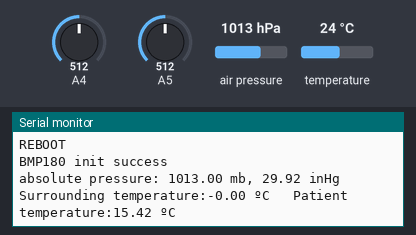
The sketch below on a simulated Arduino Mega 2560, built with avr-gcc and run on an emulated ATmega2560. Parts: the last lines printed to the serial monitor. The inputs (shaded band) are chosen by the test bench; at power-on: A5 = 512, air pressure 1013 hPa, A4 = 512, temperature 24 °C.

Above: at 1.2 s.
1.3 s: A5 set to 306
At 1.8 s:
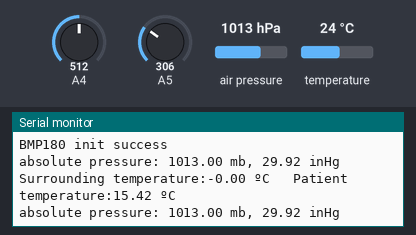
5.0 s: air pressure set to 952 hPa
At 6.21 s:
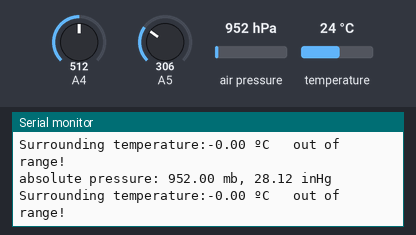
6.5 s: A4 set to 90
At 7.9 s:
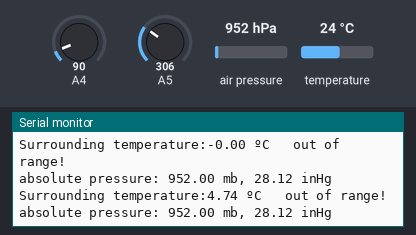
11.0 s: air pressure set to 975 hPa
At 12.1 s:
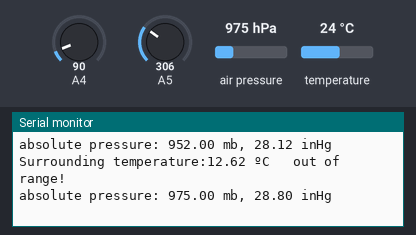
12.5 s: A4 set to 110
At 13.3 s:
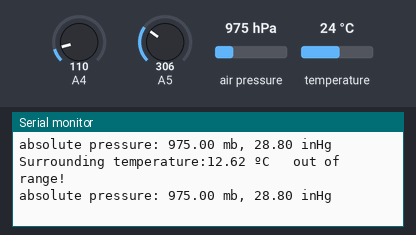
14.0 s: A5 set to 716
At 15.4 s:
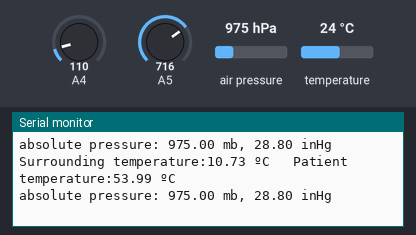
Timing chart, 0 to 17.0 s (numbered marks = the images above; inputs shaded):
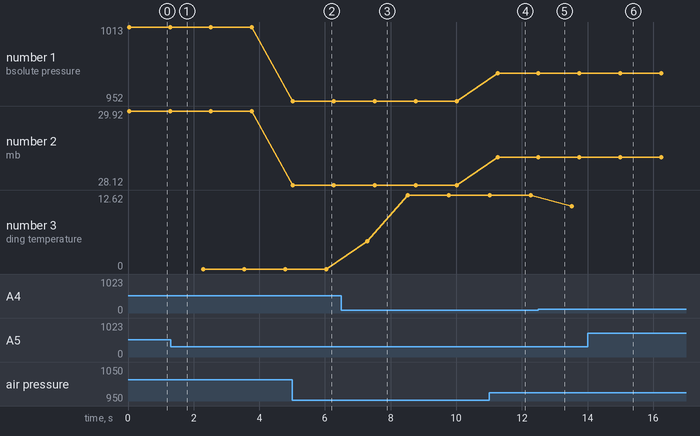

Measured:
- after the input at 5.0 s, the serial monitor: prints a new line at once (image 2)
- after the input at 6.5 s, the serial monitor: prints a new line after 0.78 s (image 3)
- after the input at 11.0 s, the serial monitor: prints a new line after 0.26 s (image 4)
- after the input at 14.0 s, the serial monitor: prints a new line after 0.77 s (image 6)
- plotted number 1: 1013 → 952 after the input at 5.0 s, 952 → 975 after the input at 11.0 s
- plotted number 2: 29.92 → 28.12 after the input at 5.0 s, 28.12 → 28.8 after the input at 11.0 s
- plotted number 3: 0 → 12.62 after the input at 6.5 s, 12.62 → 10.73 after the input at 12.5 s

The sketch:

PressaoTemperatura.ino
```cpp
#include <SFE_BMP180.h>
#include <Wire.h>
#include <math.h>

// You will need to create an SFE_BMP180 object, here called "pressure":

SFE_BMP180 pressure;

#define ALTITUDE 1655.0 // Altitude of SparkFun's HQ in Boulder, CO. in meters
#define SUR_TEMP_PIN 36 // Analog input pin connect to temperature sensor SUR pin
#define OBJ_TEMP_PIN 37 // Analog input pin connect to temperature sensor OBJ pin
float temp_calibration = 0;     //this parameter was used to calibrate the temperature
//float objt_calibration=0.000; //this parameter was used to calibrate the object temperature
float temperature_range = 10;  //we make a map of temperature-voltage according to sensor datasheet. 10 is the temperature step when sensor and
//object distance is 9CM.
float offset_vol = 0;      //this parameter was used to set the mid level voltage,when put the sensor in normal environment after 10 min,
//the sensor output 0.For example,the surrounding temperature is 29℃，but the result is 27℃ via the sensor,
//you should set the reerence to 0.520 or more,according to your sensor to change.
//the unit is V
float tempValue = 0;
float objtValue = 0;
float current_temp = 0;
float temp = 0;
float temp1 = 0;
float temp2 = 0;
unsigned int temp3 = 0;
const float reference_vol = 0.500;
unsigned char clear_num = 0; //when use lcd to display
float R = 0;
float voltage = 0;


long res[100] = { //Tabel of R-T characteristics from datasheet
  318300, 302903, 288329, 274533, 261471, 249100, 237381, 226276, 215750, 205768,
  196300, 187316, 178788, 170691, 163002, 155700, 148766, 142183, 135936, 130012,
  124400, 119038, 113928, 109059, 104420, 100000, 95788, 91775, 87950, 84305,
  80830, 77517, 74357, 71342, 68466, 65720, 63098, 60595, 58202, 55916,
  53730, 51645, 49652, 47746, 45924, 44180, 42511, 40912, 39380, 37910,
  36500, 35155, 33866, 32631, 31446, 30311, 29222, 28177, 27175, 26213,
  25290, 24403, 23554, 22738, 21955, 21202, 20479, 19783, 19115, 18472,
  17260, 16688, 16138, 15608, 15098, 14608, 14135, 13680, 13242, 12819,
  12412, 12020, 11642, 11278, 10926, 10587, 10260, 9945, 9641, 9347,
  9063, 8789, 8525, 8270, 8023, 7785, 7555, 7333, 7118, 6911
};

float obj [13][12] = { //Tabel of typical output voltages from datasheet
  /*0*/             { 0, -0.274, -0.58, -0.922, -1.301, -1.721, -2.183, -2.691, -3.247, -3.854, -4.516, -5.236}, //
  /*1*/             { 0.271, 0, -0.303, -0.642, -1.018, -1.434, -1.894, -2.398, -2.951, -3.556, -4.215, -4.931}, //→surrounding temperature,from -10,0,10,...100
  /*2*/             { 0.567, 0.3, 0, -0.335, -0.708, -1.121, -1.577, -2.078, -2.628, -3.229, -3.884, -4.597}, //↓object temperature,from -10,0,10,...110
  /*3*/             { 0.891, 0.628, 0.331, 0, -0.369, -0.778, -1.23, -1.728, -2.274, -2.871, -3.523, -4.232},
  /*4*/             { 1.244, 0.985, 0.692, 0.365, 0, -0.405, -0.853, -1.347, -1.889, -2.482, -3.13, -3.835},
  /*5*/             { 1.628, 1.372, 1.084, 0.761, 0.401, 0, -0.444, -0.933, -1.47, -2.059, -2.702, -3.403},
  /*6*/             { 2.043, 1.792, 1.509, 1.191, 0.835, 0.439, 0, -0.484, -1.017, -1.601, -2.24, -2.936},
  /*7*/             { 2.491, 2.246, 1.968, 1.655, 1.304, 0.913, 0.479, 0, -0.528, -1.107, -1.74, -2.431},
  /*8*/             { 2.975, 2.735, 2.462, 2.155, 1.809, 1.424, 0.996, 0.522, 0, -0.573, -1.201, -1.887},
  /*9*/             { 3.495, 3.261, 2.994, 2.692, 2.353, 1.974, 1.552, 1.084, 0.568, 0, -0.622, -1.301},
  /*10*/            { 4.053, 3.825, 3.565, 3.27, 2.937, 2.564, 2.148, 1.687, 1.177, 0.616, 0, -0.673},
  /*11*/            { 4.651, 4.43, 4.177, 3.888, 3.562, 3.196, 2.787, 2.332, 1.829, 1.275, 0.666, 0},
  /*12*/            { 5.29, 5.076, 4.83, 4.549, 4.231, 3.872, 3.47, 3.023, 2.527, 1.98, 1.379, 0.72}
};
void setup()
{
  Serial.begin(9600); // initialize serial communications at 9600 bps
  Serial.println("REBOOT");

  // Initialize the sensor (it is important to get calibration values stored on the device).

  if (pressure.begin())
    Serial.println("BMP180 init success");
  else
  {
    // Oops, something went wrong, this is usually a connection problem,
    // see the comments at the top of this sketch for the proper connections.

    Serial.println("BMP180 init fail\n\n");
    while(1); // Pause forever.
  }
}
void loop()
{
  char status;
  double T,P,p0,a;

  // Loop here getting pressure readings every 10 seconds.

  // If you want sea-level-compensated pressure, as used in weather reports,
  // you will need to know the altitude at which your measurements are taken.
  // We're using a constant called ALTITUDE in this sketch:

  //Serial.println();
  //Serial.print("provided altitude: ");
  //Serial.print(ALTITUDE,0);
  //Serial.print(" meters, ");
  //Serial.print(ALTITUDE*3.28084,0);
  //Serial.println(" feet");

  // If you want to measure altitude, and not pressure, you will instead need
  // to provide a known baseline pressure. This is shown at the end of the sketch.

  // You must first get a temperature measurement to perform a pressure reading.

  // Start a temperature measurement:
  // If request is successful, the number of ms to wait is returned.
  // If request is unsuccessful, 0 is returned.

  status = pressure.startTemperature();
  if (status != 0)
  {
    // Wait for the measurement to complete:
    delay(status);

    // Retrieve the completed temperature measurement:
    // Note that the measurement is stored in the variable T.
    // Function returns 1 if successful, 0 if failure.

    status = pressure.getTemperature(T);
    if (status != 0)
    {
      // Print out the measurement:
      //Serial.print("temperature: ");
      //Serial.print(T,2);
      //Serial.print(" deg C, ");
      //Serial.print((9.0/5.0)*T+32.0,2);
      //Serial.println(" deg F");

      // Start a pressure measurement:
      // The parameter is the oversampling setting, from 0 to 3 (highest res, longest wait).
      // If request is successful, the number of ms to wait is returned.
      // If request is unsuccessful, 0 is returned.

      status = pressure.startPressure(3);
      if (status != 0)
      {
        // Wait for the measurement to complete:
        delay(status);

        // Retrieve the completed pressure measurement:
        // Note that the measurement is stored in the variable P.
        // Note also that the function requires the previous temperature measurement (T).
        // (If temperature is stable, you can do one temperature measurement for a number of pressure measurements.)
        // Function returns 1 if successful, 0 if failure.

        status = pressure.getPressure(P,T);
        if (status != 0)
        {
          // Print out the measurement:
          Serial.print("absolute pressure: ");
          Serial.print(P,2);
          Serial.print(" mb, ");
          Serial.print(P*0.0295333727,2);
          Serial.println(" inHg");

          // The pressure sensor returns abolute pressure, which varies with altitude.
          // To remove the effects of altitude, use the sealevel function and your current altitude.
          // This number is commonly used in weather reports.
          // Parameters: P = absolute pressure in mb, ALTITUDE = current altitude in m.
          // Result: p0 = sea-level compensated pressure in mb

          //p0 = pressure.sealevel(P,ALTITUDE); // we're at 1655 meters (Boulder, CO)
          //Serial.print("relative (sea-level) pressure: ");
          //Serial.print(p0,2);
          //Serial.print(" mb, ");
          //Serial.print(p0*0.0295333727,2);
          //Serial.println(" inHg");

          // On the other hand, if you want to determine your altitude from the pressure reading,
          // use the altitude function along with a baseline pressure (sea-level or other).
          // Parameters: P = absolute pressure in mb, p0 = baseline pressure in mb.
          // Result: a = altitude in m.

          //a = pressure.altitude(P,p0);
          //Serial.print("computed altitude: ");
          //Serial.print(a,0);
          //Serial.print(" meters, ");
          //Serial.print(a*3.28084,0);
          //Serial.println(" feet");
        }
        else Serial.println("error retrieving pressure measurement\n");
      }
      else Serial.println("error starting pressure measurement\n");
    }
    else Serial.println("error retrieving temperature measurement\n");
  }
  else Serial.println("error starting temperature measurement\n");

  measureSurTemp();//measure the Surrounding temperature around the sensor
  measureObjectTemp();//measure the object temperature

  delay(100);  // Pause for 5 seconds.
}

float binSearch(long x)// this function used for measure the surrounding temperature
{
  int low, mid, high;
  low = 0;
  //mid=0;
  high = 100;
  while (low <= high)
  {
    mid = (low + high) / 2;
    if (x < res[mid])
      low = mid + 1;
    else//(x>res[mid])
      high = mid - 1;
  }
  return mid;
}

float arraysearch(float x, float y) //x is the surrounding temperature,y is the object temperature
{
  int i = 0;
  float tem_coefficient = 100; //Magnification of 100 times
  i = (x / 10) + 1; //Ambient temperature
  voltage = (float)y / tem_coefficient; //the original voltage
  //Serial.print("sensor voltage:\t");
  //Serial.print(voltage,5);
  //Serial.print("V");
  for (temp3 = 0; temp3 < 13; temp3++)
  {
    if ((voltage > obj[temp3][i]) && (voltage < obj[temp3 + 1][i]))
    {
      return temp3;
    }
  }
}
float measureSurTemp()
{
  unsigned char i = 0;
  float current_temp1 = 0;
  int signal = 0;
  tempValue = 0;
  for(i=0;i<100;i++)       //
  {
  tempValue += analogRead(SUR_TEMP_PIN);
  delay(10);
  }
  tempValue=tempValue/100;      //média de 10 medições (resultado em bits)
  temp = tempValue * ((2-0.195) / (2284-85))+0.126;  //passar de bits para volts
  R = 2000000 * temp / (2.5 - temp);  //Calcular a resistência
  signal = binSearch(R);      //De acordo com o valor da resistência ir buscar o valor da temperatura usando R-T characteristics from datasheet
  current_temp = signal - 1 + temp_calibration + (res[signal - 1] - R) / (res[signal - 1] - res[signal]); //Ter um valor mais "preciso". Assume-se que é linear entre 2 graus consecutivos
  Serial.print("Surrounding temperature:");
  Serial.print(current_temp);
  Serial.print(" ºC");
  return current_temp;
}

float measureObjectTemp()
{
  unsigned char i = 0;
  unsigned char j = 0;
  float sur_temp = 0;
  unsigned int array_temp = 0;
  float temp1, temp2;
  float final_temp = 0;
  objtValue = 0;
  for (i = 0; i < 10; i++)
  {
    objtValue += analogRead(OBJ_TEMP_PIN);
    delay(10);
  }
  objtValue = objtValue / 10; //Averaging processing
  temp1 = objtValue * ((2-0.195) / (2284-85))+0.126; //+objt_calibration;
  sur_temp = temp1 - (reference_vol + offset_vol);
  //Serial.print("\t Sensor voltage:");
  //Serial.print(sur_temp, 3);
  //Serial.print("V");
  array_temp = arraysearch(current_temp, sur_temp * 1000);
  temp2 = current_temp;
  temp1 = (temperature_range * voltage) / (obj[array_temp + 1][(int)(temp2 / 10) + 1] - obj[array_temp][(int)(temp2 / 10) + 1]);
  final_temp = temp2 + temp1;
  if ((final_temp > 100) || (final_temp <= -10))
  {
    Serial.println ("\t out of range!");
  }
  else
  {
    Serial.print("\t Patient temperature:");
    Serial.print(final_temp, 2);
    Serial.println(" ºC");
  }
}
```
